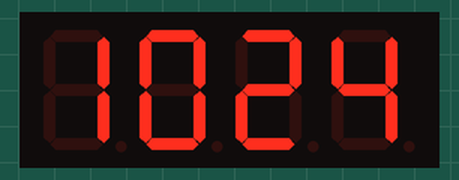
Simulated run of this program. Board: Raspberry Pi (BCM pin numbers). On the bench: 4-digit seven-segment display. The clock reads 2024-03-15 10:24:30 at power-on unless the program sets it; library files of the repository ran but are not shown: tm1637.py.

Above: at 0.1 s.
At 63.3 s:
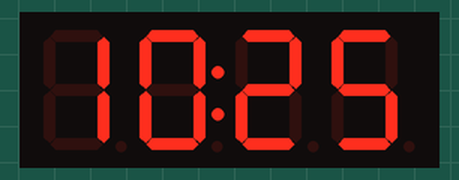
At 128.5 s:
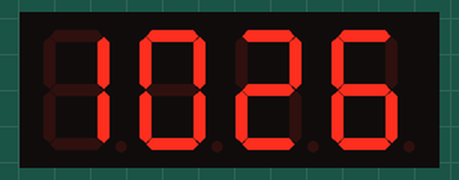

The program:

Clock.py
```python
'''wget https://raspberrytips.nl/files/tm1637.py
Physical: DIO=18, VCC=4, GND=6, CLK=16
'''
import sys, time, datetime, tm1637, RPi.GPIO as gpio
Display = tm1637.TM1637(23,24, tm1637.BRIGHT_TYPICAL)
Display.Clear()
Display.SetBrightnes(1)
while(1):
    now = datetime.datetime.now()
    hour = now.hour
    minute = now.minute
    second = now.second
    currenttime = [int(hour/10), hour%10, int(minute/10), minute%10]
    Display.Show(currenttime)
    Display.ShowDoublepoint(second%2)
    time.sleep(1)
```
